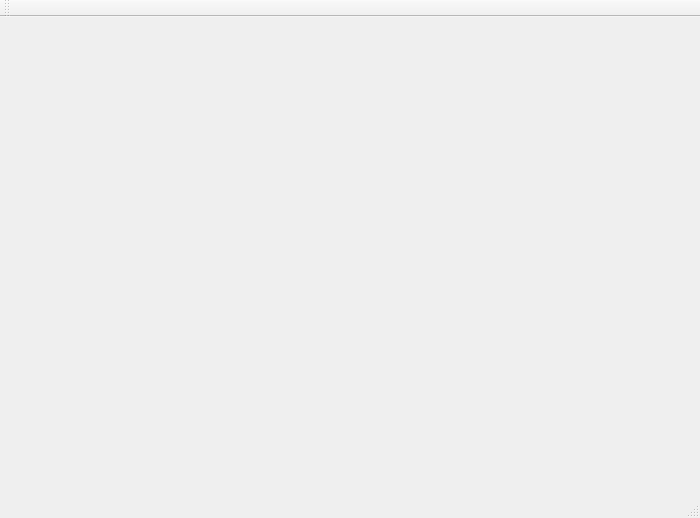
<?xml version="1.0" encoding="UTF-8"?>
<ui version="4.0">
 <class>MainWindow</class>
 <widget class="QMainWindow" name="MainWindow">
  <property name="geometry">
   <rect>
    <x>0</x>
    <y>0</y>
    <width>700</width>
    <height>518</height>
   </rect>
  </property>
  <property name="windowTitle">
   <string>MainWindow</string>
  </property>
  <widget class="QWidget" name="centralWidget">
   <widget class="QGLESWIDGET" name="widget" native="true">
    <property name="geometry">
     <rect>
      <x>10</x>
      <y>10</y>
      <width>600</width>
      <height>400</height>
     </rect>
    </property>
   </widget>
  </widget>
  <widget class="QMenuBar" name="menuBar">
   <property name="geometry">
    <rect>
     <x>0</x>
     <y>0</y>
     <width>700</width>
     <height>25</height>
    </rect>
   </property>
  </widget>
  <widget class="QToolBar" name="mainToolBar">
   <attribute name="toolBarArea">
    <enum>TopToolBarArea</enum>
   </attribute>
   <attribute name="toolBarBreak">
    <bool>false</bool>
   </attribute>
  </widget>
  <widget class="QStatusBar" name="statusBar"/>
 </widget>
 <layoutdefault spacing="6" margin="11"/>
 <customwidgets>
  <customwidget>
   <class>QGLESWIDGET</class>
   <extends>QWidget</extends>
   <header>qgleswidget.h</header>
   <container>1</container>
  </customwidget>
 </customwidgets>
 <resources/>
 <connections/>
</ui>
